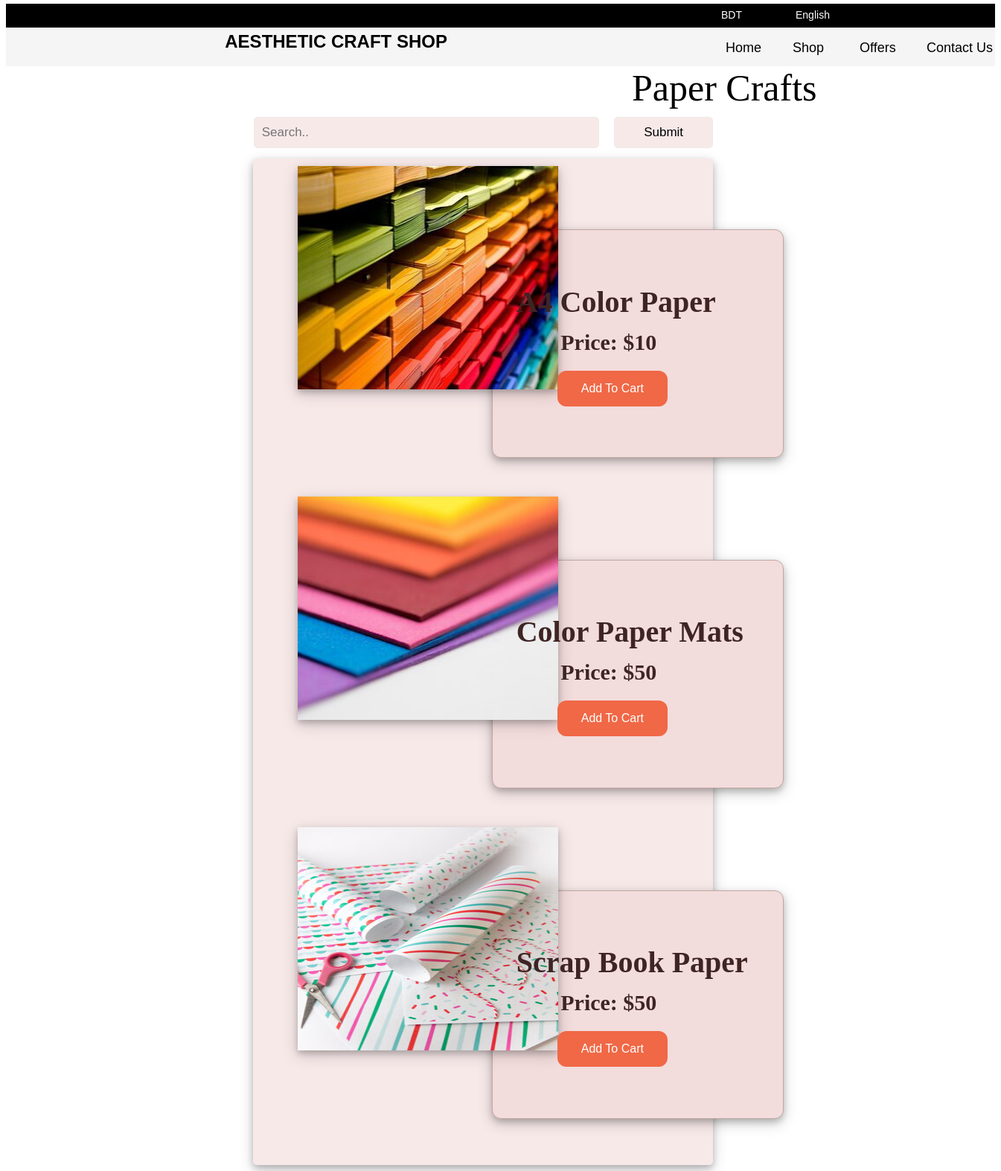
The app's page /paperCraft.php with its own data.
### tables this page shows
CREATE TABLE `papercraft` (
  `id` int(255) NOT NULL,
  `name` varchar(50) NOT NULL,
  `code` varchar(200) NOT NULL,
  `price` int(255) NOT NULL,
  `Category` varchar(50) NOT NULL,
  `image` varchar(500) NOT NULL
);

### paperCraft.php (the view, shortened to what this page needs)
<html>
<head>
    <link rel="stylesheet" type="text/css" href="shop.css">
    </head>
    <body>
        <div class="box1">
        <ul>
            <li><a href="">BDT</a>  <i class="fa fa-angle-down" aria-hidden="true"></i></li>
            <li><a href="">English</a>  <i class="fa fa-angle-down" aria-hidden="true"></i></li>
            </ul>
        </div>
        <div class="subbox">
            <ol>
            <li><a href="index.php">Home</a></li>
            <li><a href="shop.php">Shop</a></li>
            <li><a href="">Offers</a></li>
            <li><a href="contact.php">Contact Us</a></li>
            </ol>
            <h2> Aesthetic Craft Shop</h2>
            <div class="search-container">
            <form action="searchPaperCraft.php" method = "post">
              <input type="text" placeholder="Search.." name="search">
              <button type="submit">Submit</button>
            </form>
            </div>
        </div>
        <h7>Paper Crafts</h7>
      <?php
      include('db.php');
		?>
    </head>
    <body>
    <div class = "container">
    <?php
    $result = mysqli_query($con,"SELECT * FROM `papercraft`");
    while($row = mysqli_fetch_assoc($result)){
    		echo "<div class='product'>
            <form method='post' action=''>
            <input type='hidden' name='code' value=".$row['code']." />
            <div class='image-container'>
            <div class='image'><img src='".$row['image']."' /></div>
            </div>
            <div class='details'>".
            "<div class='name'>" .$row['name']."</div>
            <div class='price'>Price:  $".$row['price']."</div>
    			  <button type='submit' class='buy'>Add To Cart</button></div><br><br>
    			  </form>
    		   	  </div>";
            }
    ?>
    </div>
          </body>
      </html>

### shop.css (style rules this page uses)
body { margin-top: 5px;; background-image: url(Image/default.jpg); }
.box1 { border: 1px solid black; background-color: black; height: 30px; }
ul { float: left; color:white; }
ul li { margin-top: -10px; float: left; position: relative; left: 230%; width: 100px; font-size: 14px; font-family: barlow condensed,sans-serif; list-style-type: none; }
ul li a { text-decoration: none; color:white; }
h2 { position: relative; left: -41.2%; text-transform: uppercase; font-family: barlow condensed,sans-serif; margin-top:4px; font-weight:bolder; }
h7 { color: #000000; font-size: 50px; }
.subbox { border: 1px solid transparent; background-color: whitesmoke; height: 50px; }
ol { float: left; }
ol li { float:left; width: 90px; position: relative; left: 135%; list-style-type: none; font-family: barlow condensed,sans-serif; font-size: 18px; }
ol li a { text-decoration: none; color:black; }
.search-container { margin-top: auto; }
.container { float: middle; border-radius:5px; width: 45%; padding:10px; align:"center"; margin-left:25%; margin-top:5%; text-indent: 50px; background-color: rgb(248, 233, 233); box-shadow: 0 4px 8px 0 rgba(0, 0, 0, 0.2), 0 6px 20px 0 rgba(0, 0, 0, 0.19); }
.container .image-container .image img { width: 350px; height: 300px; align: center; box-shadow: 0 4px 8px 0 rgba(0, 0, 0, 0.2), 0 6px 20px 0 rgba(0, 0, 0, 0.19); }
.container .product .details { border: 1px solid #c0a8a2; background-color:#f3dcdc; width: 350px; height:265px; padding: 20px; border-radius: 12px; margin-left: 52%; margin-top:-36% ; box-shadow: 0 4px 8px 0 rgba(0, 0, 0, 0.2), 0 6px 20px 0 rgba(0, 0, 0, 0.19); }
.container .product .details .name { margin-left: -11%; margin-top: 15%; font-size: 40px; font-weight: bold; color: rgb(63, 36, 36); }
.container .product .details .price { margin-left: 3%; font-size: 30px; font-weight: bold; margin-top:4% ; margin-left: 6%; color: rgb(63, 36, 36); }
.container .product .details button { background-color: #f06846; border: none; color: white; padding: 15px 32px; text-align: center; text-decoration: none; display: inline-block; font-size: 16px; margin-top:6% ; margin-left:-11%; cursor: pointer; border-radius: 12px; transition-duration: 0.4s; margin-left: 19%; }
.search-container input { width:35%; margin-left: 25%; padding: 10px; margin-top: 5%; margin-right: 16px; background:rgb(248, 233, 233); font-size: 17px; border: 1px solid; border-radius: 5px; border-color: rgb(238, 234, 232); cursor: pointer; }
.search-container button { width:10%; margin-left: .01%; padding: 10px; margin-top: 1%; margin-right: 16px; background:rgb(248, 233, 233); font-size: 17px; border: 1px solid; border-radius: 5px; border-color: rgb(238, 234, 232); cursor: pointer; }

### records on screen
papercraft: image (picture), name "A4 Color Paper", price "10"
papercraft: image (picture), name "Color Paper Mats", price "50"
papercraft: image (picture), name "Scrap Book Paper", price "50"
